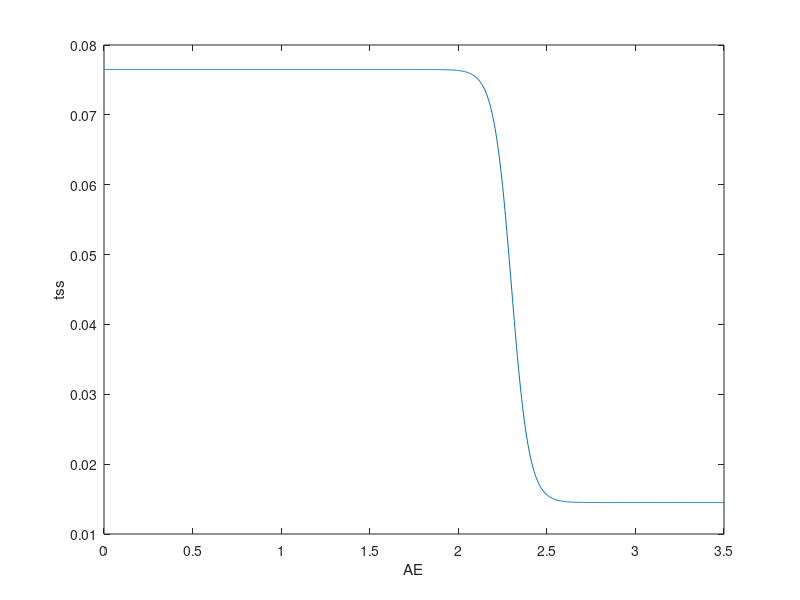

MATLAB code to generate this figure:
Cap = 2.3;
tss1 = 0.0765;
tss2 = 0.0145;

eps = 0.01;

x = linspace(0.001, 3.5, 1000);
% x = linspace(-2.5, 2.5, 1000);


c = 20;
f = 1./(1 + exp(c*(x-Cap)));
ff = tss2 + (tss1 - tss2)*f;

figure
plot(x, ff)
xlabel('AE')
ylabel('tss')
